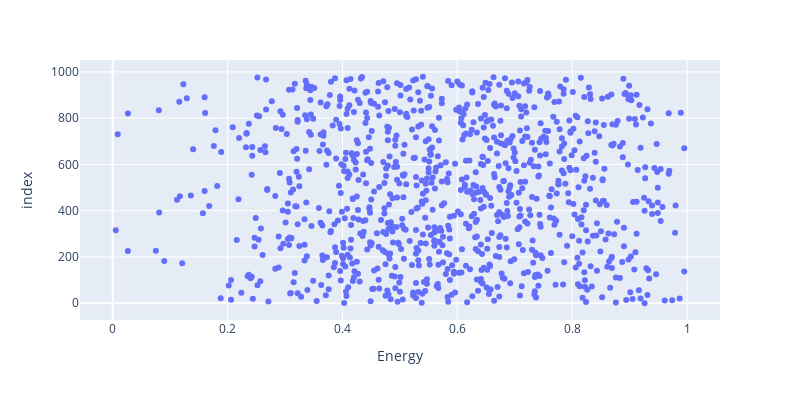

The notebook cell this image was saved under:
### Markdown cell above
Nada interesante para analizar en la variable.

### Code cell
fig = px.scatter(energy_dataset, x="Energy", width=800, height=400)

fig.show()

### Figure 1 — Plotly figure (JSON) as saved in the notebook; plotly's stock layout.template omitted (floating-point values rounded to 4 significant figures; data arrays with more than 128 entries replaced by an {"elided": "..."} marker saying what was removed)
{"data": [{"hovertemplate": "Energy=%{x}<br>index=%{y}<extra></extra>", "legendgroup": "", "marker": {"color": "#636efa", "symbol": "circle"}, "mode": "markers", "name": "", "orientation": "h", "showlegend": false, "type": "scatter", "x": {"elided": "964 float values"}, "xaxis": "x", "y": {"elided": "964 int values"}, "yaxis": "y"}], "layout": {"height": 400, "legend": {"tracegroupgap": 0}, "margin": {"t": 60}, "width": 800, "xaxis": {"anchor": "y", "domain": [0, 1], "title": {"text": "Energy"}}, "yaxis": {"anchor": "x", "domain": [0, 1], "title": {"text": "index"}}}}
